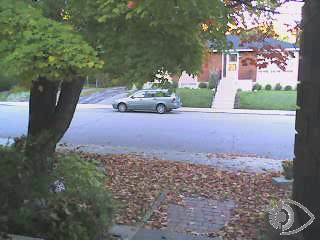
#> input picture frame 11 of python/code_087/bike.avi, 320 x 240 px, given in place of vtest.avi, which was not available
$ python opencv_084.py
#> lines starting #> are read from the running program, lines starting #| are printed output that depends on the picture; after the words box and inside, x2 and y2 are one past the last pixel; in counts of white or black regions, pixels touching at a corner belong together; pictures that were not available may be replaced by others from this repository, and a replacement may not be noted
import numpy as np
import cv2 as cv
cap = cv.VideoCapture('vtest.avi')

# 角点检测参数
feature_params = dict(maxCorners=100, qualityLevel=0.01, minDistance=10, blockSize=3)

# KLT光流参数
lk_params = dict(winSize=(31, 31), maxLevel=3, criteria=(cv.TERM_CRITERIA_EPS | cv.TERM_CRITERIA_COUNT, 30, 0.01))

# 随机颜色
color = np.random.randint(0,255,(100,3)) #shape(100,3)

# 读取第一帧
ret, old_frame = cap.read()
#> old_frame is the input picture: shape (240, 320, 3); mean B, G, R 117.9, 119.1, 115
old_gray = cv.cvtColor(old_frame, cv.COLOR_BGR2GRAY)
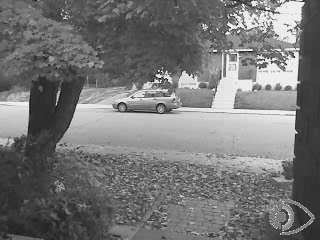
#> old_gray: shape (240, 320); min 0, max 255, mean 117.7
p0 = cv.goodFeaturesToTrack(old_gray, mask=None, **feature_params)
#> p0 = 100 rows, first 8: [271, 62], [294, 57], [303, 3], [189, 75], [242, 4], [158, 70], [259, 68], [296, 132]

# [12 lines of commented-out code are left out]
while True:
    ret, frame = cap.read()
    if ret is False:
        break
    frame_gray = cv.cvtColor(frame, cv.COLOR_BGR2GRAY)
    # 计算光流
    p1, st, err = cv.calcOpticalFlowPyrLK(old_gray, frame_gray, p0, None, **lk_params)
#> p1 = 100 rows, first 8: [271, 62], [294, 56.99], [303, 3.01], [189, 75], [242, 4.02], [158, 70], [259, 68], [296, 132]; st = 100 values from 1 to 1; err = 100 values, max 7.23 at index 16, min 0.746 at index 49, mean 2.41
    # 根据状态选择
    good_new = p1[st == 1]
#> good_new = 100 pairs, first value 2.99 to 307, second value 1.99 to 235
    good_old = p0[st == 1]
#> good_old = 100 pairs, first value 3 to 307, second value 2 to 235

    # 绘制跟踪线
    for i, (new, old) in enumerate(zip(good_new,good_old)):
        a,b = new.ravel()
        c,d = old.ravel()
        frame = cv.line(frame, (a,b),(c,d), color[i].tolist(), 2)
        frame = cv.circle(frame,(a,b),5,color[i].tolist(),-1)
#> this loop made 100 passes
#> (a, b, c, d) on passes 1 to 12: (271, 62, 271, 62), (294, 56.99, 294, 57), (303, 3.01, 303, 3), (189, 75, 189, 75), (242, 4.02, 242, 4), (158, 70, 158, 70), (259, 68, 259, 68), (296, 132, 296, 132), (286, 64, 286, 64), (226, 33, 226, 33), (294, 111, 294, 111), (237, 24, 237, 24)
#> pass 2, `frame = cv.circle(frame,(a,b),5,color[i].tolist(),-1)`:
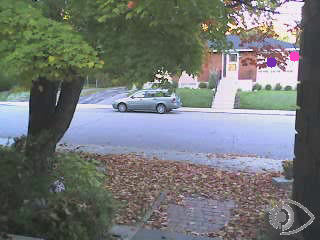
#> frame: shape (240, 320, 3); mean B, G, R 117.7, 118.7, 114.8
#> after the loop:
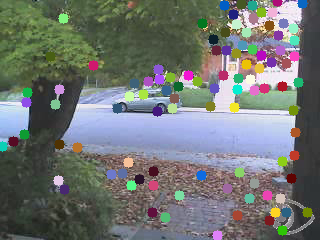
#> frame: shape (240, 320, 3); 10.26% of pixels changed, all inside (x1, y1, x2, y2) = (0, 0, 313, 240)
    cv.imshow('frame',frame)
    k = cv.waitKey(30) & 0xff
#> (key Esc is pressed here)
    if k == 27:
        break

    # 更新
    old_gray = frame_gray.copy()
    p0 = good_new.reshape(-1, 1, 2)

cv.destroyAllWindows()
cap.release()

$ run again, starting later in the video
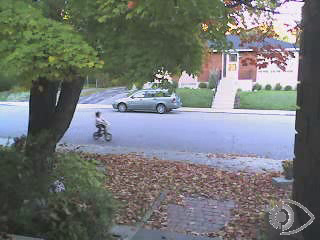
#> input picture frame 53 of python/code_087/bike.avi, 320 x 240 px, given in place of vtest.avi, which was not available
#> old_frame is the input picture: shape (240, 320, 3); mean B, G, R 117.3, 118.6, 114.8
#> p0 = 100 rows, first 8: [271, 62], [294, 57], [303, 3], [164, 77], [242, 4], [189, 75], [296, 132], [259, 68]
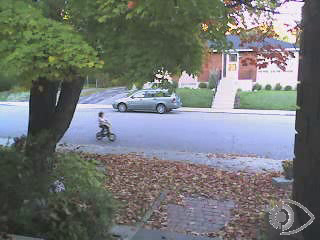
#> input picture frame 54 of python/code_087/bike.avi, 320 x 240 px, given in place of vtest.avi, which was not available
#> frame is the input picture: shape (240, 320, 3); mean B, G, R 117.2, 118.6, 114.7
#> p1 = 100 rows, first 8: [271, 62], [294, 57], [303, 3], [164, 77.01], [242, 4], [189, 75.01], [296, 132], [259, 68]; st = 100 values from 1 to 1; err = 100 values, max 11 at index 29, min 0.0494 at index 57, mean 1.54
#> good_new = 100 pairs, first value 3.01 to 307, second value 3 to 235
#> good_old = 100 pairs, first value 3 to 307, second value 3 to 235
#> the loop `for i, (new, old) in enumerate(zip(good_new,good_old)):` made 100 passes
#> (a, b, c, d) on passes 1 to 8: (271, 62, 271, 62), (294, 57, 294, 57), (303, 3, 303, 3), (164, 77.01, 164, 77), (242, 4, 242, 4), (189, 75.01, 189, 75), (296, 132, 296, 132), (259, 68, 259, 68)
#> after the loop `for i, (new, old) in enumerate(zip(good_new,good_old)):`:
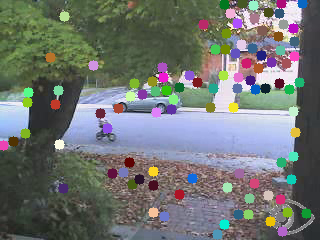
#> frame: shape (240, 320, 3); mean B, G, R 115, 117.1, 113.2

$ run again, starting later in the video
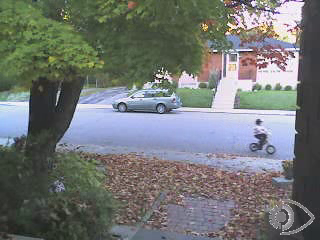
#> input picture frame 95 of python/code_087/bike.avi, 320 x 240 px, given in place of vtest.avi, which was not available
#> old_frame is the input picture: shape (240, 320, 3); mean B, G, R 116.8, 118.3, 114.7
#> p0 = 100 rows, first 8: [294, 57], [271, 62], [303, 3], [242, 4], [156, 75], [189, 75], [259, 68], [286, 64]
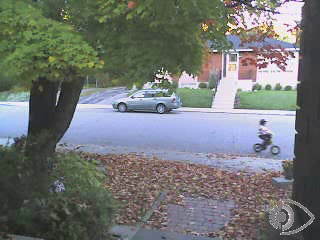
#> input picture frame 96 of python/code_087/bike.avi, 320 x 240 px, given in place of vtest.avi, which was not available
#> frame is the input picture: shape (240, 320, 3); mean B, G, R 116.6, 118.3, 114.5
#> p1 = 100 rows, first 8: [294, 57.02], [271, 62.01], [303, 3.02], [242, 4.01], [156, 75.01], [189, 75], [259, 68], [286, 64.01]; st = 100 values from 1 to 1; err = 100 values, max 9.1 at index 35, min 0.194 at index 54, mean 2.24
#> good_new = 100 pairs, first value 2.99 to 307, second value 3 to 235
#> good_old = 100 pairs, first value 3 to 307, second value 3 to 235
#> the loop `for i, (new, old) in enumerate(zip(good_new,good_old)):` made 100 passes
#> (a, b, c, d) on passes 1 to 8: (294, 57.02, 294, 57), (271, 62.01, 271, 62), (303, 3.02, 303, 3), (242, 4.01, 242, 4), (156, 75.01, 156, 75), (189, 75, 189, 75), (259, 68, 259, 68), (286, 64.01, 286, 64)
#> after the loop `for i, (new, old) in enumerate(zip(good_new,good_old)):`:
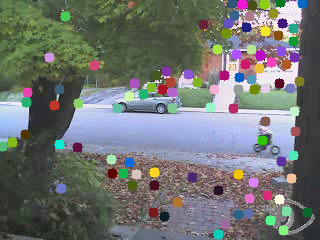
#> frame: shape (240, 320, 3); mean B, G, R 114.5, 116.8, 113
